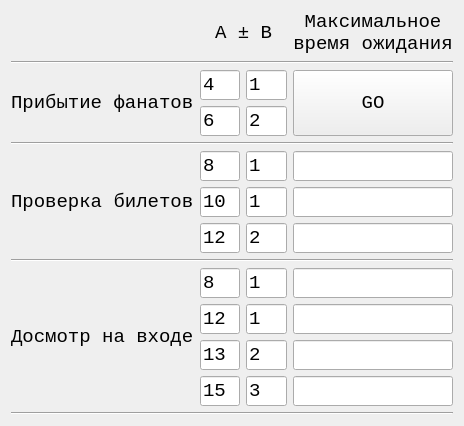
<?xml version="1.0" encoding="UTF-8"?>
<ui version="4.0">
 <class>Form</class>
 <widget class="QWidget" name="Form">
  <property name="geometry">
   <rect>
    <x>0</x>
    <y>0</y>
    <width>464</width>
    <height>400</height>
   </rect>
  </property>
  <property name="windowTitle">
   <string>Form</string>
  </property>
  <layout class="QGridLayout" name="gridLayout">
   <item row="5" column="0" rowspan="3">
    <widget class="QLabel" name="label">
     <property name="font">
      <font>
       <family>Courier New</family>
       <pointsize>14</pointsize>
      </font>
     </property>
     <property name="text">
      <string>Проверка билетов</string>
     </property>
    </widget>
   </item>
   <item row="1" column="0" colspan="4">
    <widget class="Line" name="line_5">
     <property name="orientation">
      <enum>Qt::Horizontal</enum>
     </property>
    </widget>
   </item>
   <item row="6" column="3">
    <widget class="QLineEdit" name="le_ev1_wt">
     <property name="font">
      <font>
       <family>Courier New</family>
       <pointsize>14</pointsize>
      </font>
     </property>
     <property name="readOnly">
      <bool>true</bool>
     </property>
    </widget>
   </item>
   <item row="3" column="1">
    <widget class="QLineEdit" name="le_pg1_m">
     <property name="font">
      <font>
       <family>Courier New</family>
       <pointsize>14</pointsize>
      </font>
     </property>
     <property name="text">
      <string>6</string>
     </property>
    </widget>
   </item>
   <item row="9" column="0" rowspan="4">
    <widget class="QLabel" name="label_2">
     <property name="font">
      <font>
       <family>Courier New</family>
       <pointsize>14</pointsize>
      </font>
     </property>
     <property name="text">
      <string>Досмотр на входе</string>
     </property>
    </widget>
   </item>
   <item row="12" column="2">
    <widget class="QLineEdit" name="le_cid3_d">
     <property name="font">
      <font>
       <family>Courier New</family>
       <pointsize>14</pointsize>
      </font>
     </property>
     <property name="text">
      <string>3</string>
     </property>
    </widget>
   </item>
   <item row="10" column="3">
    <widget class="QLineEdit" name="le_cid1_wt">
     <property name="font">
      <font>
       <family>Courier New</family>
       <pointsize>14</pointsize>
      </font>
     </property>
     <property name="readOnly">
      <bool>true</bool>
     </property>
    </widget>
   </item>
   <item row="9" column="2">
    <widget class="QLineEdit" name="le_cid0_d">
     <property name="font">
      <font>
       <family>Courier New</family>
       <pointsize>14</pointsize>
      </font>
     </property>
     <property name="text">
      <string>1</string>
     </property>
    </widget>
   </item>
   <item row="3" column="2">
    <widget class="QLineEdit" name="le_pg1_d">
     <property name="font">
      <font>
       <family>Courier New</family>
       <pointsize>14</pointsize>
      </font>
     </property>
     <property name="text">
      <string>2</string>
     </property>
    </widget>
   </item>
   <item row="7" column="2">
    <widget class="QLineEdit" name="le_ev2_d">
     <property name="font">
      <font>
       <family>Courier New</family>
       <pointsize>14</pointsize>
      </font>
     </property>
     <property name="text">
      <string>2</string>
     </property>
    </widget>
   </item>
   <item row="0" column="1" colspan="2">
    <widget class="QLabel" name="label_5">
     <property name="font">
      <font>
       <family>Courier New</family>
       <pointsize>14</pointsize>
      </font>
     </property>
     <property name="text">
      <string>A ± B</string>
     </property>
     <property name="alignment">
      <set>Qt::AlignCenter</set>
     </property>
    </widget>
   </item>
   <item row="11" column="2">
    <widget class="QLineEdit" name="le_cid2_d">
     <property name="font">
      <font>
       <family>Courier New</family>
       <pointsize>14</pointsize>
      </font>
     </property>
     <property name="text">
      <string>2</string>
     </property>
    </widget>
   </item>
   <item row="10" column="1">
    <widget class="QLineEdit" name="le_cid1_m">
     <property name="font">
      <font>
       <family>Courier New</family>
       <pointsize>14</pointsize>
      </font>
     </property>
     <property name="text">
      <string>12</string>
     </property>
    </widget>
   </item>
   <item row="2" column="2">
    <widget class="QLineEdit" name="le_pg0_d">
     <property name="font">
      <font>
       <family>Courier New</family>
       <pointsize>14</pointsize>
      </font>
     </property>
     <property name="text">
      <string>1</string>
     </property>
    </widget>
   </item>
   <item row="0" column="3">
    <widget class="QLabel" name="label_6">
     <property name="font">
      <font>
       <family>Courier New</family>
       <pointsize>14</pointsize>
      </font>
     </property>
     <property name="text">
      <string>Максимальное
время ожидания</string>
     </property>
     <property name="alignment">
      <set>Qt::AlignCenter</set>
     </property>
    </widget>
   </item>
   <item row="11" column="1">
    <widget class="QLineEdit" name="le_cid2_m">
     <property name="font">
      <font>
       <family>Courier New</family>
       <pointsize>14</pointsize>
      </font>
     </property>
     <property name="text">
      <string>13</string>
     </property>
    </widget>
   </item>
   <item row="6" column="1">
    <widget class="QLineEdit" name="le_ev1_m">
     <property name="font">
      <font>
       <family>Courier New</family>
       <pointsize>14</pointsize>
      </font>
     </property>
     <property name="text">
      <string>10</string>
     </property>
    </widget>
   </item>
   <item row="11" column="3">
    <widget class="QLineEdit" name="le_cid2_wt">
     <property name="font">
      <font>
       <family>Courier New</family>
       <pointsize>14</pointsize>
      </font>
     </property>
     <property name="readOnly">
      <bool>true</bool>
     </property>
    </widget>
   </item>
   <item row="2" column="3" rowspan="2">
    <widget class="QPushButton" name="pushButton">
     <property name="sizePolicy">
      <sizepolicy hsizetype="Preferred" vsizetype="Preferred">
       <horstretch>0</horstretch>
       <verstretch>0</verstretch>
      </sizepolicy>
     </property>
     <property name="font">
      <font>
       <family>Courier New</family>
       <pointsize>14</pointsize>
      </font>
     </property>
     <property name="text">
      <string>GO</string>
     </property>
    </widget>
   </item>
   <item row="12" column="3">
    <widget class="QLineEdit" name="le_cid3_wt">
     <property name="font">
      <font>
       <family>Courier New</family>
       <pointsize>14</pointsize>
      </font>
     </property>
     <property name="readOnly">
      <bool>true</bool>
     </property>
    </widget>
   </item>
   <item row="8" column="0" colspan="4">
    <widget class="Line" name="line">
     <property name="orientation">
      <enum>Qt::Horizontal</enum>
     </property>
    </widget>
   </item>
   <item row="6" column="2">
    <widget class="QLineEdit" name="le_ev1_d">
     <property name="font">
      <font>
       <family>Courier New</family>
       <pointsize>14</pointsize>
      </font>
     </property>
     <property name="text">
      <string>1</string>
     </property>
    </widget>
   </item>
   <item row="12" column="1">
    <widget class="QLineEdit" name="le_cid3_m">
     <property name="font">
      <font>
       <family>Courier New</family>
       <pointsize>14</pointsize>
      </font>
     </property>
     <property name="text">
      <string>15</string>
     </property>
    </widget>
   </item>
   <item row="4" column="0" colspan="4">
    <widget class="Line" name="line_2">
     <property name="orientation">
      <enum>Qt::Horizontal</enum>
     </property>
    </widget>
   </item>
   <item row="9" column="3">
    <widget class="QLineEdit" name="le_cid0_wt">
     <property name="font">
      <font>
       <family>Courier New</family>
       <pointsize>14</pointsize>
      </font>
     </property>
     <property name="readOnly">
      <bool>true</bool>
     </property>
    </widget>
   </item>
   <item row="5" column="1">
    <widget class="QLineEdit" name="le_ev0_m">
     <property name="font">
      <font>
       <family>Courier New</family>
       <pointsize>14</pointsize>
      </font>
     </property>
     <property name="text">
      <string>8</string>
     </property>
    </widget>
   </item>
   <item row="7" column="3">
    <widget class="QLineEdit" name="le_ev2_wt">
     <property name="font">
      <font>
       <family>Courier New</family>
       <pointsize>14</pointsize>
      </font>
     </property>
     <property name="readOnly">
      <bool>true</bool>
     </property>
    </widget>
   </item>
   <item row="2" column="1">
    <widget class="QLineEdit" name="le_pg0_m">
     <property name="font">
      <font>
       <family>Courier New</family>
       <pointsize>14</pointsize>
      </font>
     </property>
     <property name="text">
      <string>4</string>
     </property>
    </widget>
   </item>
   <item row="5" column="2">
    <widget class="QLineEdit" name="le_ev0_d">
     <property name="font">
      <font>
       <family>Courier New</family>
       <pointsize>14</pointsize>
      </font>
     </property>
     <property name="text">
      <string>1</string>
     </property>
    </widget>
   </item>
   <item row="5" column="3">
    <widget class="QLineEdit" name="le_ev0_wt">
     <property name="font">
      <font>
       <family>Courier New</family>
       <pointsize>14</pointsize>
      </font>
     </property>
     <property name="readOnly">
      <bool>true</bool>
     </property>
    </widget>
   </item>
   <item row="9" column="1">
    <widget class="QLineEdit" name="le_cid0_m">
     <property name="font">
      <font>
       <family>Courier New</family>
       <pointsize>14</pointsize>
      </font>
     </property>
     <property name="text">
      <string>8</string>
     </property>
    </widget>
   </item>
   <item row="2" column="0" rowspan="2">
    <widget class="QLabel" name="label_passenger">
     <property name="font">
      <font>
       <family>Courier New</family>
       <pointsize>14</pointsize>
      </font>
     </property>
     <property name="text">
      <string>Прибытие фанатов</string>
     </property>
    </widget>
   </item>
   <item row="13" column="0" colspan="4">
    <widget class="Line" name="line_3">
     <property name="orientation">
      <enum>Qt::Horizontal</enum>
     </property>
    </widget>
   </item>
   <item row="10" column="2">
    <widget class="QLineEdit" name="le_cid1_d">
     <property name="font">
      <font>
       <family>Courier New</family>
       <pointsize>14</pointsize>
      </font>
     </property>
     <property name="text">
      <string>1</string>
     </property>
    </widget>
   </item>
   <item row="7" column="1">
    <widget class="QLineEdit" name="le_ev2_m">
     <property name="font">
      <font>
       <family>Courier New</family>
       <pointsize>14</pointsize>
      </font>
     </property>
     <property name="text">
      <string>12</string>
     </property>
    </widget>
   </item>
  </layout>
 </widget>
 <resources/>
 <connections/>
</ui>
